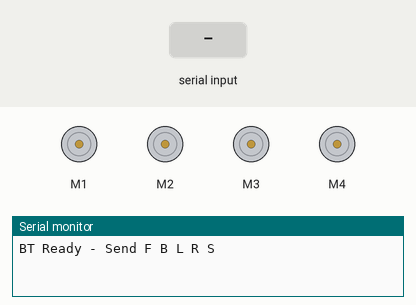
The sketch below on a simulated Arduino Uno, built with avr-gcc and run on an emulated ATmega328P. Parts: 4 × DC motor (green arrow = forward, orange = backward, longer = faster), the last lines printed to the serial monitor. The inputs (shaded band) are chosen by the test bench.

Above: at 1.2 s.
1.3 s: "F" received over Serial
At 2.1 s:
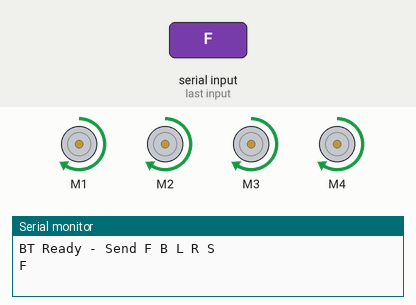
2.8 s: "B" received over Serial
At 3.3 s:
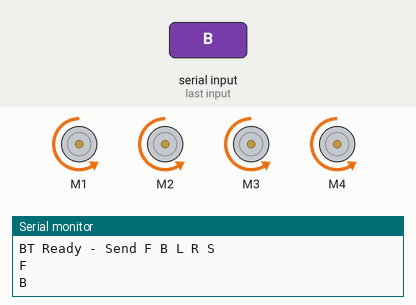
4.3 s: "L" received over Serial
At 5.5 s:
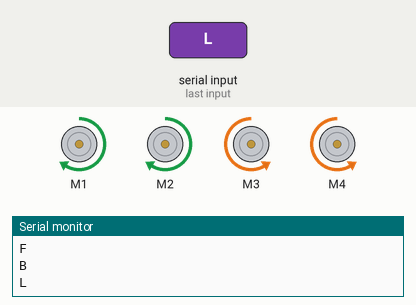
5.8 s: "R" received over Serial
At 6.7 s:
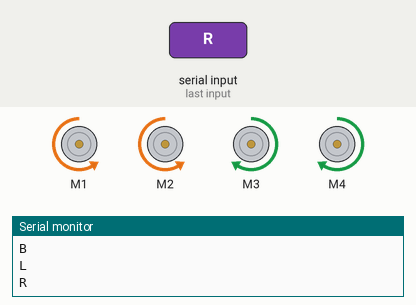
Timing chart, 0 to 8.3 s (numbered marks = the images above; inputs shaded):
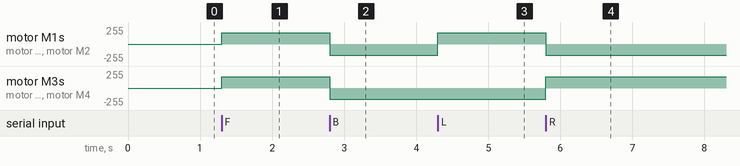

Measured:
- after the input at 1.3 s, motor M1–4: stopped → forward 170/255 at once
- after the input at 2.8 s, motor M1–4: forward 170/255 → backward 170/255 at once
- after the input at 4.3 s, motor M1, motor M2: backward 170/255 → forward 170/255 at once
- after the input at 5.8 s, motor M1, motor M2: forward 170/255 → backward 170/255 at once; motor M3, motor M4: backward 170/255 → forward 170/255 at once

The sketch:

rc_car.ino
```cpp
#include <AFMotor.h>

#define MOTOR_SPEED 170

AF_DCMotor M1(1);
AF_DCMotor M2(2);
AF_DCMotor M3(3);
AF_DCMotor M4(4);

char value;

void setup() {
  Serial.begin(9600);
  M1.setSpeed(MOTOR_SPEED);
  M2.setSpeed(MOTOR_SPEED);
  M3.setSpeed(MOTOR_SPEED);
  M4.setSpeed(MOTOR_SPEED);
  Stop();
  Serial.println("BT Ready - Send F B L R S");
}

void loop() {
  if (Serial.available() > 0) {
    value = Serial.read();
    Serial.println(value);
  }
  if (value == 'F')      forward();
  else if (value == 'B') backward();
  else if (value == 'L') left();
  else if (value == 'R') right();
  else if (value == 'S') Stop();
}

void forward() {
  M1.run(FORWARD); M2.run(FORWARD);
  M3.run(FORWARD); M4.run(FORWARD);
}
void backward() {
  M1.run(BACKWARD); M2.run(BACKWARD);
  M3.run(BACKWARD); M4.run(BACKWARD);
}
void left() {
  M1.run(FORWARD);  M2.run(FORWARD);
  M3.run(BACKWARD); M4.run(BACKWARD);
}
void right() {
  M1.run(BACKWARD); M2.run(BACKWARD);
  M3.run(FORWARD);  M4.run(FORWARD);
}
void Stop() {
  M1.run(RELEASE); M2.run(RELEASE);
  M3.run(RELEASE); M4.run(RELEASE);
}
```
